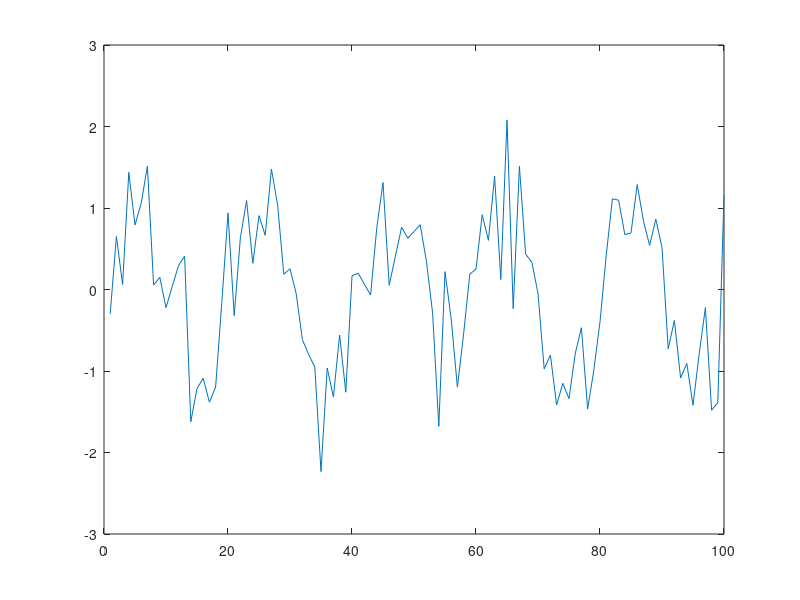

The MATLAB script that drew this image:
%Dùng plot để hiện PPG
n = 100; % Số lượng mẫu
Y = sin(2 * pi * (1:n) / 20) + 0.5 * randn(1, n)

figure, plot(Y)